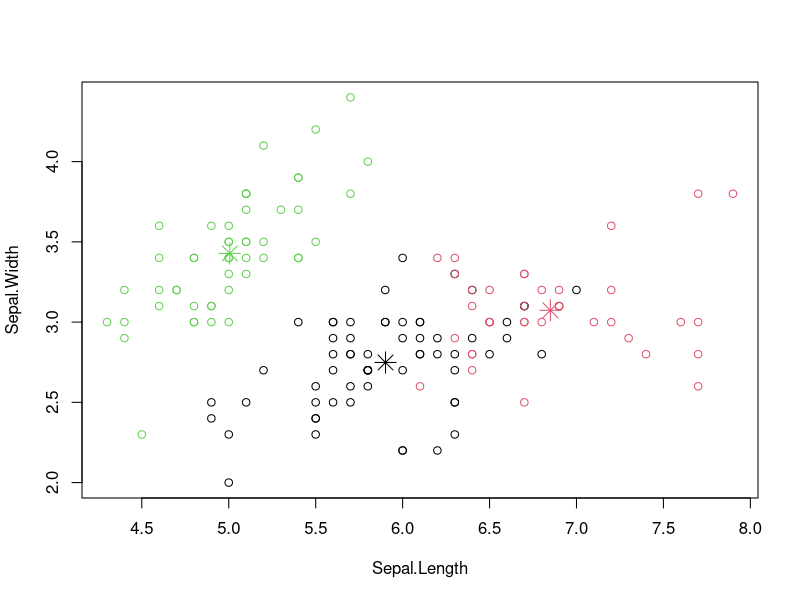
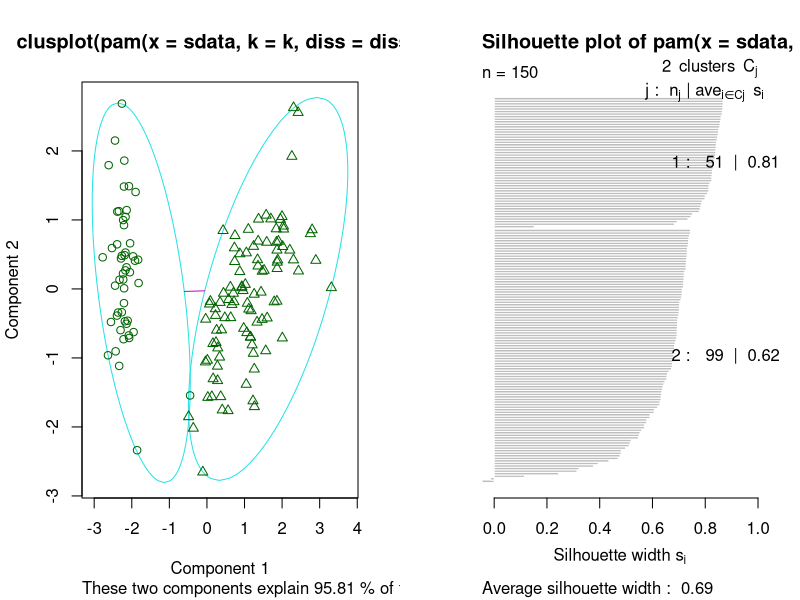
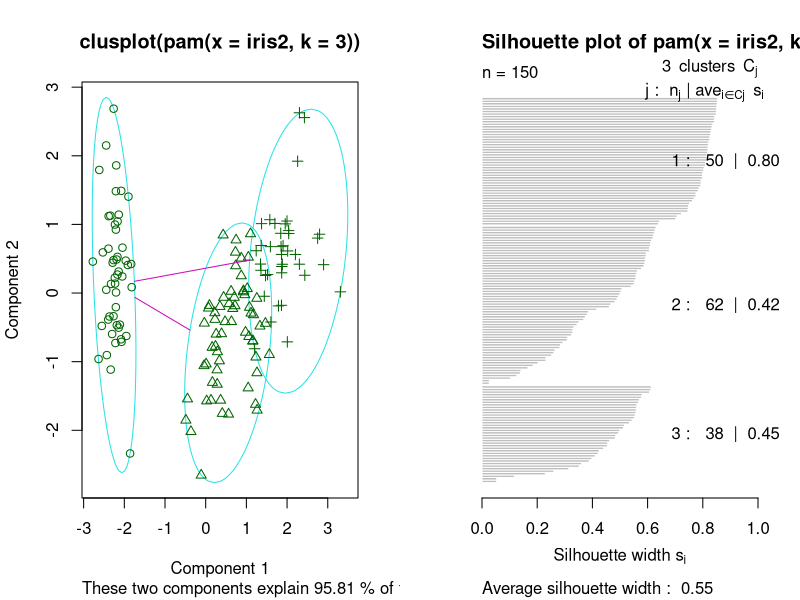
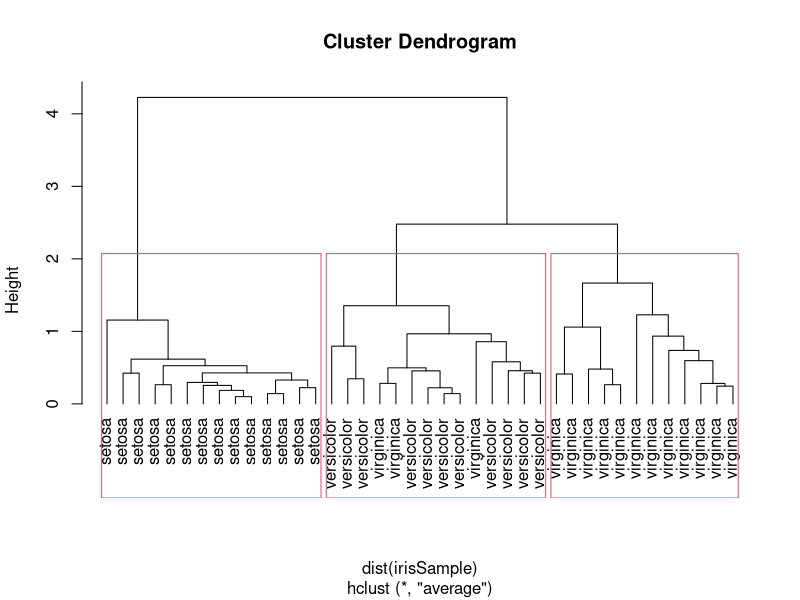
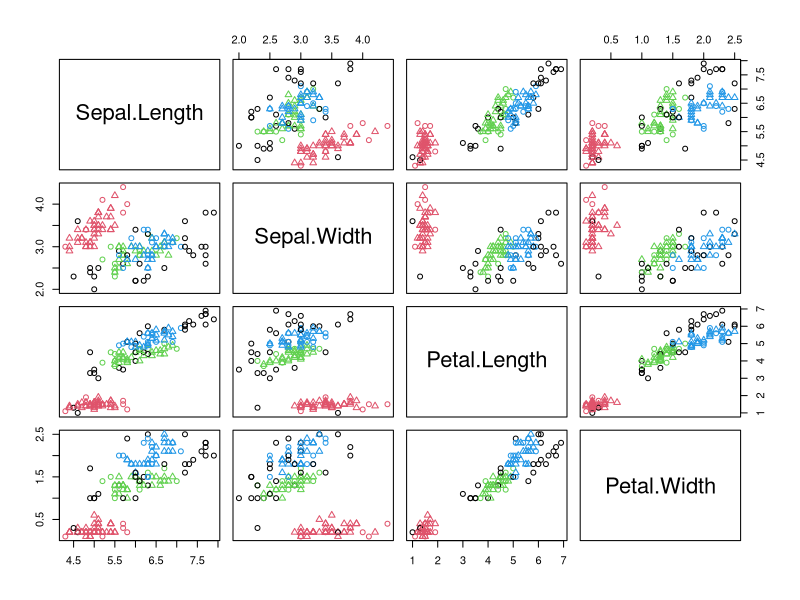
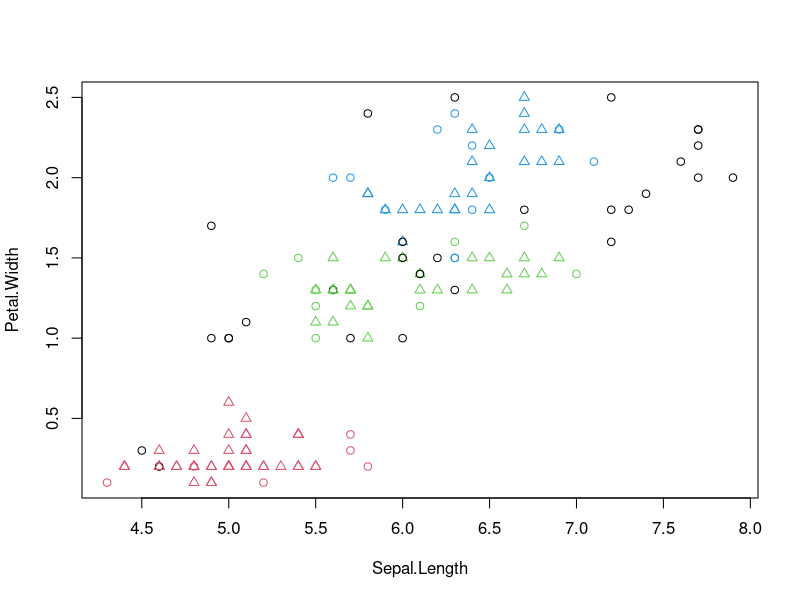
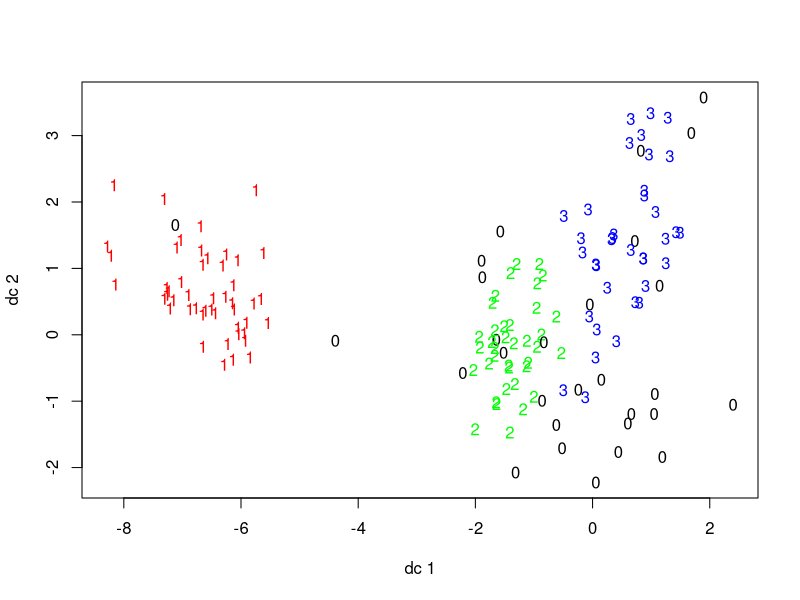
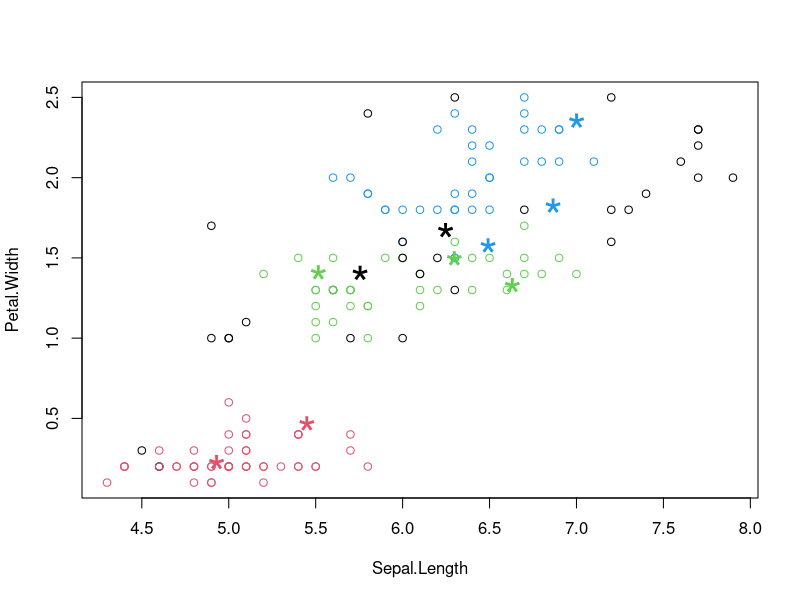

The R script that drew these images, in order:
# Chapter 6 of Zhao's book - Clustering

#sink on
sink("console.output.chapter6.txt")
#pdf on
pdf("myPlot.chapter6.pdf")

##k-means clustering
#use the Iris dataset
#remove Species from data to cluster
iris2 <- iris
iris2$Species <- NULL
(kmeans.result <- kmeans(iris2, 3))

#now compare the cluster with the class label
table(iris$Species, kmeans.result$cluster)

#plot centroids with clusters
plot(iris2[c("Sepal.Length", "Sepal.Width")], col = kmeans.result$cluster)
#plot cluster centroids
points(kmeans.result$centers[,c("Sepal.Length", "Sepal.Width")], col = 1:3, pch = 8, cex =2)

##k-medoids clustering
#while a cluster is represented with its center in the k-means algorithm, it is represented iwth the object closest to the center of the cluster in the k-medoids clustering
#install.packages("fpc")
library(fpc)
#try pamk()
pamk.result <- pamk(iris2)
# number of clusters
pamk.result$nc
#check clustering against actual species
table(pamk.result$pamobject$clustering, iris$Species)
layout(matrix(c(1,2),1,2)) # 2 graphs per page
plot(pamk.result$pamobject)
layout(matrix(1)) #change back to one graph per page

#now we try pam()
library(cluster)
pam.result <- pam(iris2, 3)
table(pam.result$clustering, iris$Species)
layout(matrix(c(1,2),1,2)) #2 graphs per page
plot(pam.result)
layout(matrix(1)) #change back to one graph per page

##hierarchical clustering
idx <- sample(1:dim(iris)[1], 40)
irisSample <- iris[idx,]
irisSample$Species <- NULL
hc <- hclust(dist(irisSample), method="ave")

plot(hc, hang = -1, labels = iris$Species[idx])
#cut tree into 3 clusters
rect.hclust(hc, k=3)
groups <- cutree(hc, k=3)


##density-based clustering
#install.packages("fpc")
library(fpc)
iris2 <- iris[-5] #remove class tags
ds <- dbscan(iris2, eps = 0.42, MinPts = 5)
#compare clusters with original class labels
table(ds$cluster, iris$Species)

plot(ds, iris2)
plot(ds, iris2[c(1,4)])
plotcluster(iris2, ds$cluster)

#create a new dataset for labeling
set.seed(435)
idx <- sample(1:nrow(iris), 10)
newData <- iris[idx, -5]
newData <- newData + matrix(runif(10*4, min=0, max=0.2), nrow=10, ncol=4)
#label new data
myPred <- predict(ds, iris2, newData)
# plot result
plot(iris2[c(1,4)], col = 1+ds$cluster)
points(newData[c(1,4)], pch="*", col=1+myPred, cex=3)
#check cluster labels
table(myPred, iris$Species[idx])

#turn graphics off
graphics.off()
#close sink
sink()
